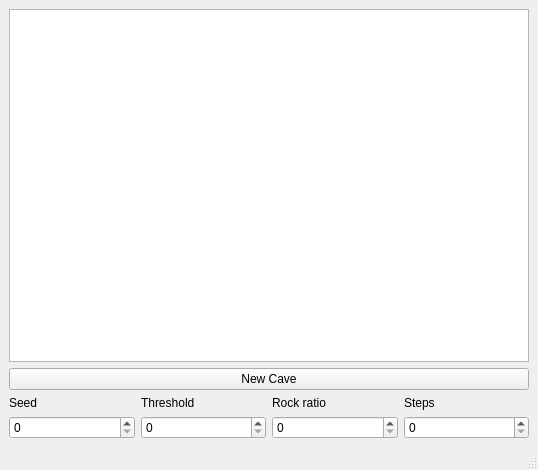
<?xml version="1.0" encoding="UTF-8"?>
<ui version="4.0">
 <class>MainWindow</class>
 <widget class="QMainWindow" name="MainWindow">
  <property name="geometry">
   <rect>
    <x>0</x>
    <y>0</y>
    <width>538</width>
    <height>470</height>
   </rect>
  </property>
  <property name="windowTitle">
   <string>MainWindow</string>
  </property>
  <widget class="QWidget" name="centralwidget">
   <layout class="QVBoxLayout" name="verticalLayout_2">
    <item>
     <layout class="QVBoxLayout" name="verticalLayout">
      <item>
       <widget class="QGraphicsView" name="graphicsView">
        <property name="sizePolicy">
         <sizepolicy hsizetype="Expanding" vsizetype="Expanding">
          <horstretch>0</horstretch>
          <verstretch>0</verstretch>
         </sizepolicy>
        </property>
       </widget>
      </item>
      <item>
       <widget class="QPushButton" name="generateCaveBtn">
        <property name="text">
         <string>New Cave</string>
        </property>
       </widget>
      </item>
     </layout>
    </item>
    <item>
     <layout class="QGridLayout" name="gridLayout_2">
      <item row="0" column="0">
       <widget class="QLabel" name="seedLbl">
        <property name="text">
         <string>Seed</string>
        </property>
       </widget>
      </item>
      <item row="0" column="1">
       <widget class="QLabel" name="thresholdLbl">
        <property name="text">
         <string>Threshold</string>
        </property>
       </widget>
      </item>
      <item row="0" column="2">
       <widget class="QLabel" name="rockRatioLbl">
        <property name="text">
         <string>Rock ratio</string>
        </property>
       </widget>
      </item>
      <item row="0" column="3">
       <widget class="QLabel" name="stepsLbl">
        <property name="text">
         <string>Steps</string>
        </property>
       </widget>
      </item>
      <item row="1" column="0">
       <widget class="QSpinBox" name="seedSB"/>
      </item>
      <item row="1" column="1">
       <widget class="QSpinBox" name="thresholdSB"/>
      </item>
      <item row="1" column="2">
       <widget class="QSpinBox" name="rockRatioSB"/>
      </item>
      <item row="1" column="3">
       <widget class="QSpinBox" name="stepsSB"/>
      </item>
     </layout>
    </item>
   </layout>
  </widget>
  <widget class="QMenuBar" name="menubar">
   <property name="geometry">
    <rect>
     <x>0</x>
     <y>0</y>
     <width>538</width>
     <height>23</height>
    </rect>
   </property>
  </widget>
  <widget class="QStatusBar" name="statusbar"/>
 </widget>
 <resources/>
 <connections/>
</ui>
